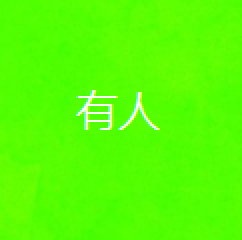
#> input picture presence1.jpg, 121 x 120 px, given in place of presence0.jpg, which was not available (shown 2 times larger)
$ python fall.py
#> lines starting #> are read from the running program, lines starting #| are printed output that depends on the picture; pictures that were not available may be replaced by others from this repository, and a replacement may not be noted
#coding=utf-8
'''
Vayyar摔倒简易测试demo V1.1  演示用
ARENA="-1, 1, 0.2, 2.7, 0.1, 2"
SENSOR_HEIGHT=1.5

3s    存在感应
10s   摔倒预警
20s   摔倒报警(预警后20s内倒地未起或者无第二个目标被检测到)
10s   取消报警 取消预警 离场确认

ps:运行脚本前，最好重新插拔一下usb power 刷新下缓存
'''

import serial
import time
import matplotlib.pyplot as plt
import numpy as np
# import numbers
import unicodedata
ser = serial.Serial("COM3",921600,timeout = 5) # 开启com3口，波特率921600，超时1
ser.flushInput() # 清空缓冲区
datasize = 42

p0 = plt.imread('presence0.jpg')
#> p0 is the input picture: shape (120, 121, 4) float32; mean R, G, B, A 0.34, 0.995, 0.0168, 1
p1 = plt.imread('presence1.jpg')
f0 = plt.imread('fall0.jpg')
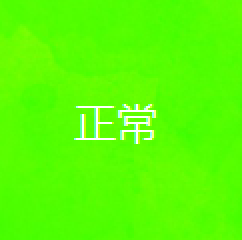
#> input picture fall0.jpg, 121 x 120 px (shown 2 times larger)
#> f0 is the input picture: shape (120, 121, 4) float32; mean R, G, B, A 0.347, 0.995, 0.0178, 1
f1 = plt.imread('fall1.jpg')
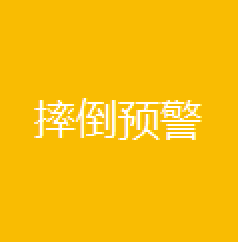
#> input picture fall1.jpg, 119 x 121 px (shown 2 times larger)
#> f1 is the input picture: shape (121, 119, 4) float32; mean R, G, B, A 0.978, 0.748, 0.049, 1
f2 = plt.imread('fall2.jpg')
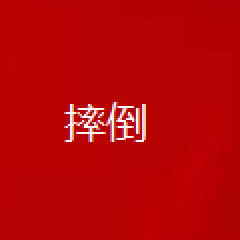
#> input picture fall2.jpg, 120 x 120 px (shown 2 times larger)
#> f2 is the input picture: shape (120, 120, 4) float32; mean R, G, B, A 0.718, 0.0224, 0.024, 1
# pp=[0,0,0,0,0]
# ff=[0,0,0,0,0]
global falltimes
falltimes = 0

def main():
  global falltimes
  while True:
    count = ser.inWaiting() # 获取串口缓冲区数据
    if count !=0 :
      recv = ser.read(ser.in_waiting).decode("gbk") # 读出串口数据，数据采用gbk编码
      #print(recv)
#> (the run stopped early here; a loop or call above may not have finished)
